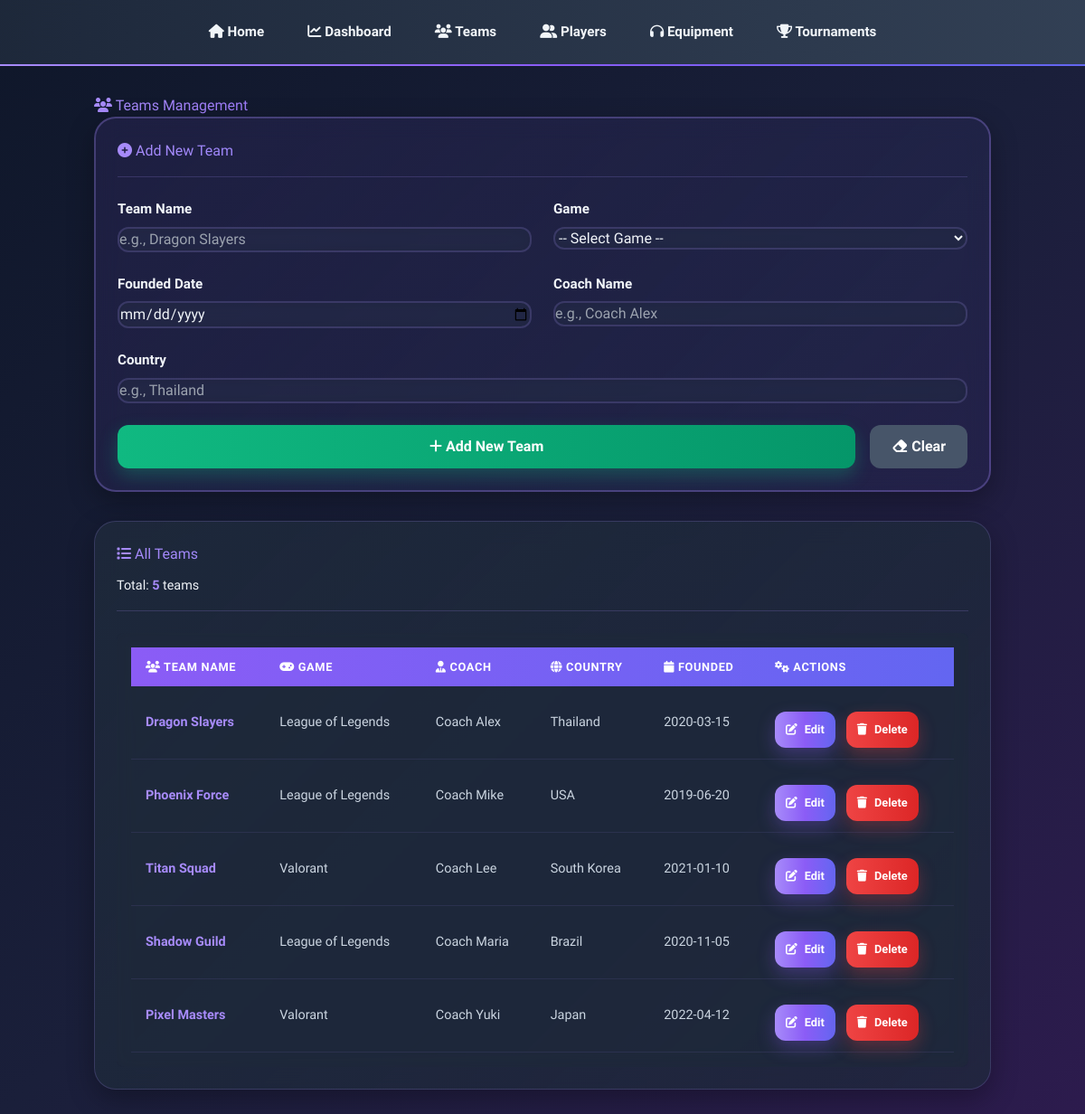
The page /teams on the database its author committed.
### tables this page shows
CREATE TABLE Teams (
        TeamID INTEGER PRIMARY KEY AUTOINCREMENT,
        TeamName TEXT NOT NULL UNIQUE,
        Founded DATE NOT NULL,
        Coach TEXT NOT NULL,
        Country TEXT NOT NULL,
        GameID INTEGER,
        FOREIGN KEY (GameID) REFERENCES Games(GameID)
    );

CREATE TABLE Games (
        GameID INTEGER PRIMARY KEY AUTOINCREMENT,
        GameName TEXT NOT NULL UNIQUE,
        GameType TEXT NOT NULL
    );

### app.py (the view, shortened to what this page needs)
@app.route('/teams', methods=['GET', 'POST'])
def teams():
    conn = get_db_connection()
    teams = conn.execute('''
        SELECT t.*, g.GameName
        FROM Teams t
        LEFT JOIN Games g ON t.GameID = g.GameID
    ''').fetchall()
    games = conn.execute('SELECT * FROM Games').fetchall()
    conn.close()
    return render_template('teams.html', teams=teams, games=games)

### app.py (called while the page is built)
def get_db_connection():
    conn = sqlite3.connect(DATABASE)
    conn.row_factory = sqlite3.Row
    return conn

### templates/teams.html (shortened to what this page needs)
{% extends "base.html" %}
{% block content %}
<h1><i class="fas fa-users"></i> Teams Management</h1>
<div class="card form-card">
    <div class="card-header">
        <h2><i class="fas fa-plus-circle"></i> Add New Team</h2>
    </div>
    <form method="POST" action="/teams">
        <div class="form-row">
            <div class="form-group">
                <label for="team_name">Team Name</label>
                <input type="text" id="team_name" name="team_name" required placeholder="e.g., Dragon Slayers">
            </div>
            <div class="form-group">
                <label for="game_id">Game</label>
                <select id="game_id" name="game_id" required>
                    <option value="">-- Select Game --</option>
                </select>
            </div>
        </div>
        <div class="form-row">
            <div class="form-group">
                <label for="founded">Founded Date</label>
                <input type="date" id="founded" name="founded" required>
            </div>
            <div class="form-group">
                <label for="coach">Coach Name</label>
                <input type="text" id="coach" name="coach" required placeholder="e.g., Coach Alex">
            </div>
        </div>
        <div class="form-row">
            <div class="form-group" style="grid-column: span 2;">
                <label for="country">Country</label>
                <input type="text" id="country" name="country" required placeholder="e.g., Thailand">
            </div>
        </div>
        <div style="display: flex; gap: 1rem;">
            <button type="submit" class="btn btn-success" style="flex: 1;"><i class="fas fa-plus"></i> Add New
                Team</button>
            <button type="reset" class="btn btn-secondary"><i class="fas fa-eraser"></i> Clear</button>
        </div>
    </form>
</div>
<div class="card data-card">
    <div class="card-header">
        <h2><i class="fas fa-list"></i> All Teams</h2>
        <div style="font-size: 0.9rem; color: var(--text-secondary);">Total: <strong style="color: #a78bfa;">{{
                teams|length }}</strong> teams</div>
    </div>
    <div class="table-container">
        <table>
            <thead>
                <tr>
                    <th><i class="fas fa-users"></i> Team Name</th>
                    <th><i class="fas fa-gamepad"></i> Game</th>
                    <th><i class="fas fa-user-tie"></i> Coach</th>
                    <th><i class="fas fa-globe"></i> Country</th>
                    <th><i class="fas fa-calendar"></i> Founded</th>
                    <th><i class="fas fa-cogs"></i> Actions</th>
                </tr>
            </thead>
            <tbody>
                {% for team in teams %}
                <tr>
                    <td><strong>{{ team['TeamName'] }}</strong></td>
                    <td>{{ team['GameName'] or 'N/A' }}</td>
                    <td>{{ team['Coach'] }}</td>
                    <td>{{ team['Country'] }}</td>
                    <td>{{ team['Founded'] }}</td>
                    <td>
                        <div class="action-buttons">
                            <a href="/team/{{ team['TeamID'] }}/edit" class="btn btn-primary btn-small"><i
                                    class="fas fa-edit"></i> Edit</a>
                            <form method="POST" action="/team/{{ team['TeamID'] }}/delete" style="display: inline;">
                                <button type="submit" class="btn btn-danger btn-small"
                                    onclick="return confirm('Delete this team?');"><i class="fas fa-trash"></i>
                                    Delete</button>
                            </form>
                        </div>
                    </td>
                </tr>
                {% else %}
                <tr>
                    <td colspan="5" style="text-align: center; color: var(--text-secondary); padding: 2rem;">No teams
                        found. Create one to get started!</td>
                </tr>
                {% endfor %}
            </tbody>
        </table>
    </div>
</div>
{% endblock %}

### templates/base.html (shortened to what this page needs)
<!DOCTYPE html>
<html lang="en">
<head>
    <script src="https://cdn.tailwindcss.com"></script>
    <link rel="stylesheet" href="https://cdnjs.cloudflare.com/ajax/libs/font-awesome/6.4.0/css/all.min.css">
</head>
<body>
    <nav>
        <ul>
            <li><a href="/"><i class="fas fa-home"></i> Home</a></li>
            <li><a href="/dashboard"><i class="fas fa-chart-line"></i> Dashboard</a></li>
            <li><a href="/teams"><i class="fas fa-users"></i> Teams</a></li>
            <li><a href="/players"><i class="fas fa-user-friends"></i> Players</a></li>
            <li><a href="/equipment"><i class="fas fa-headphones"></i> Equipment</a></li>
            <li><a href="/tournaments"><i class="fas fa-trophy"></i> Tournaments</a></li>
        </ul>
    </nav>
    <div class="container">
        {% block content %}{% endblock %}
    </div>
</body>
</html>

### rows shown on the page
Teams: TeamName "Dragon Slayers", GameName "League of Legends", Coach "Coach Alex", Country "Thailand", Founded "2020-03-15"
Teams: TeamName "Phoenix Force", GameName "League of Legends", Coach "Coach Mike", Country "USA", Founded "2019-06-20"
Teams: TeamName "Titan Squad", GameName "Valorant", Coach "Coach Lee", Country "South Korea", Founded "2021-01-10"
Teams: TeamName "Shadow Guild", GameName "League of Legends", Coach "Coach Maria", Country "Brazil", Founded "2020-11-05"
Teams: TeamName "Pixel Masters", GameName "Valorant", Coach "Coach Yuki", Country "Japan", Founded "2022-04-12"

### other values the page prints
{{ teams|length }} "5"
